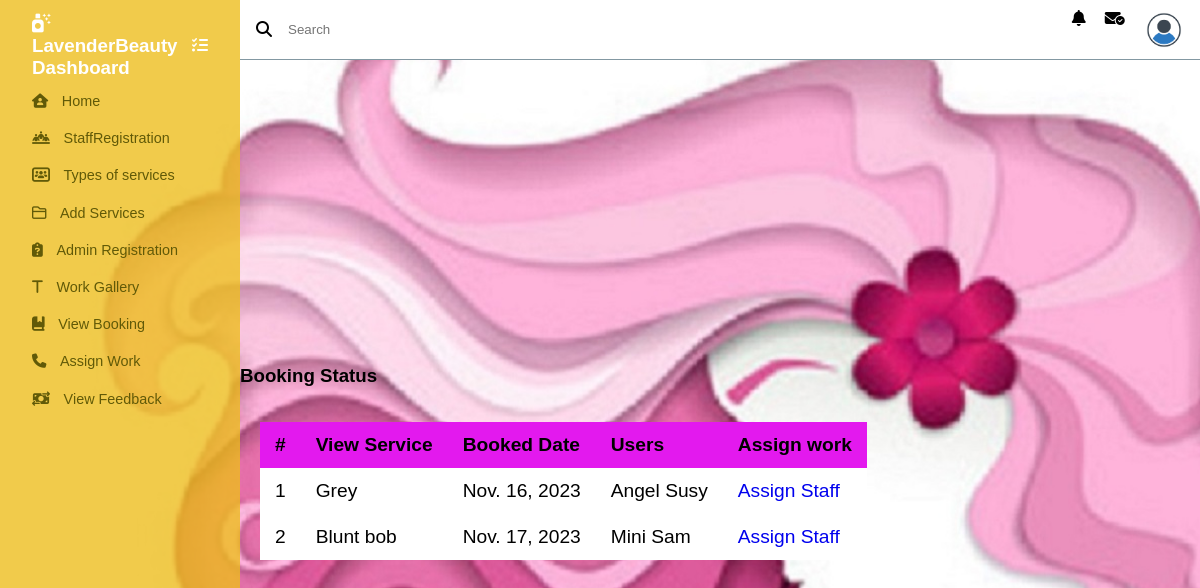
Before: /adminboutique/Viewbooking/ with the older database file.
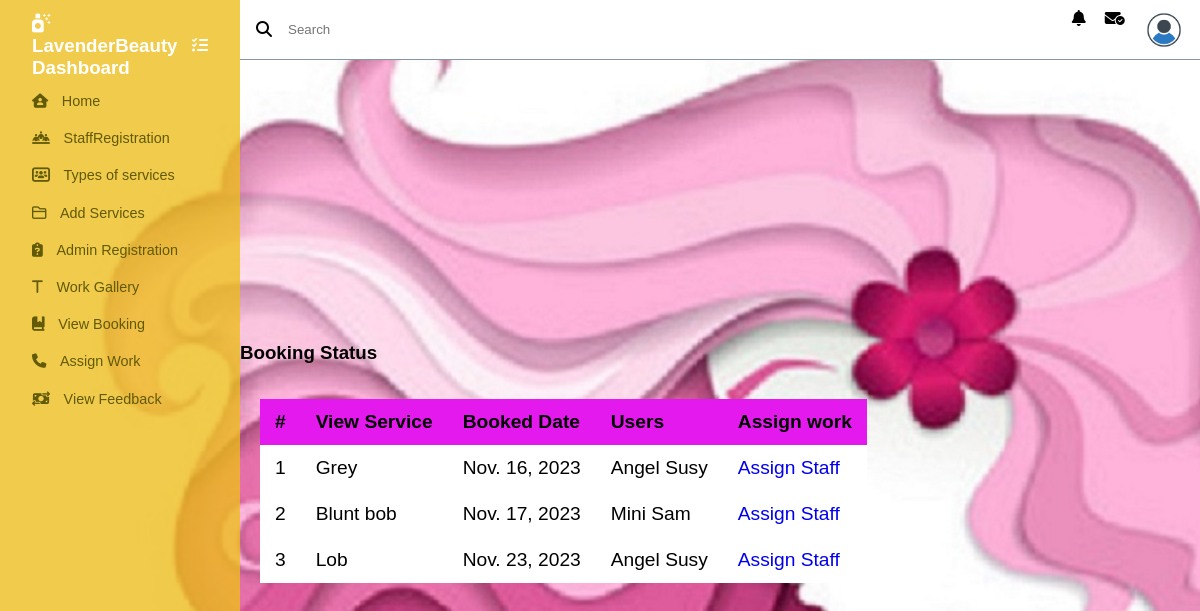
After: the same page with the newer database file.
### Userboutique/models.py (models this page shows)
class tbl_bookingservice(models.Model):
    booking_status=models.CharField(max_length=1,default='0')
    booking_date=models.DateField(auto_now_add=True,null=True)
    booked_date=models.DateField(null=True)
    user=models.ForeignKey(tbl_user,on_delete=models.CASCADE)
    services=models.ForeignKey(tbl_addservices,on_delete=models.CASCADE,null=True)

### Admin/models.py (models this page shows)
class tbl_addservices(models.Model):
    servicesdetail=models.CharField(max_length=40)
    rate=models.CharField(max_length=35)
    image=models.FileField(upload_to="Hairstylepic/")
    servicestypes=models.ForeignKey(tbl_typesofservices,on_delete=models.CASCADE)

### Guest/models.py (models this page shows)
class tbl_user(models.Model):
    name=models.CharField(max_length=40)
    username=models.CharField(max_length=40)
    phone=models.CharField(max_length=35)
    email=models.CharField(max_length=40)
    gender=models.CharField(max_length=25)
    password=models.CharField(max_length=35)
    image=models.FileField(upload_to="Userpic/")

### Admin/views.py (the view)
# urls.py: path('Viewbooking/',views.viewbooking,name="viewbooking"),
def viewbooking(request):
    bookingdata=tbl_bookingservice.objects.all()
    return render(request,'Admin/Viewbooking.html',{'bookingservice':bookingdata})

### Admin/Templates/Admin/Viewbooking.html (shortened to what this page needs)
{% extends 'Admin/Header.html' %}
{% load static %}
{% block content%}
<!DOCTYPE html>
<html lang="en">
<head>
</head>
<body>
    <h3>Booking Status</h3>
    <table class="content-table">
        <tr>
            <th>#</th>
            <th>View Service</th>
            <th>Booked Date</th>
            <th>Users</th>
            <th>Assign work</th>
        </tr>
        {% for l in bookingservice %}
        <tr>
            <td>{{forloop.counter}}</td>
            <td>{{l.services.servicesdetail}}</td>
            <td>{{l.booking_date}}</td>
            <td>{{l.user.name}}</td>
            <td><a href="{% url 'adminboutique:stafflist' l.id %}">Assign Staff</a></td>
        </tr>
        {% endfor %}
    </table>
</body>
</html>
{% endblock content %}

Changed rows visible on the page:
added tbl_bookingservice: services.servicesdetail "Lob", booking_date "Nov. 23, 2023", user.name "Angel Susy"
